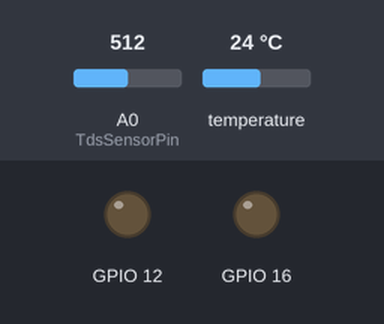
A sketch run on a simulated ESP8266 (NodeMCU). On the bench: output pins drawn as LEDs (lit = HIGH). The test bench sets the inputs (shaded band); at power-on: A0 (TdsSensorPin) = 512, temperature 24 °C. WiFi joins after 1.5 s; servers stay silent unless stated; random numbers use the default seed unless the sketch sets one; what the sketch prints to the serial monitor is not drawn.

Above: at 0.1 s.
At 0.8 s:
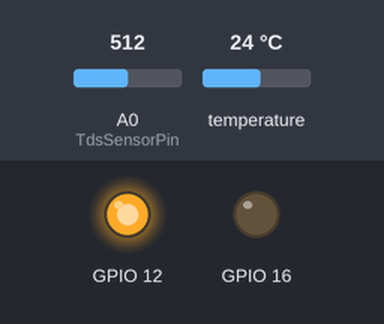
At 11.0 s:
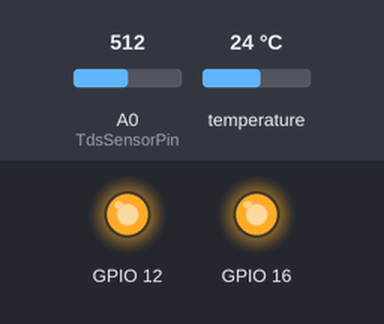
Timing chart, 0 to 12.5 s (numbered marks = the images above):
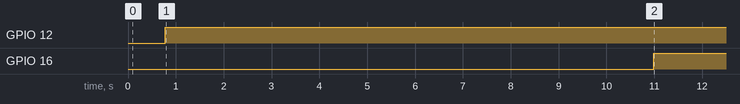

Measured:
- by itself, GPIO 12: LOW → HIGH at 0.78 s
- by itself, GPIO 16: LOW → HIGH at 11.0 s

The sketch:

Kit2.ino
```cpp
#include "Ec_WaterTemp.h"
#include "PH_sensor.h"
#include "ConnectFirebase.h"

long int x = 0;
long int y ;


void setup()
{
 Ec_WaterTemp_Setup();
 Ph_Setup() ;
 FirebaseSetting();
}

void loop()
{
  AnalagRead(); /////////////// İKİ TANE ANALOG OKUMA YAPIYORSUNN!!!!!!!!!!!!!!!!!!!!!
}


void AnalagRead()
{
  y = millis();
  if (y - x <= 10000)
  {
   float a= random(400,500);
   float b= random(350,370);

    Ec_WaterTemp_Loop();
    SendData("NemFlora/Kitler/2/RealTimeData/Ec", Ec_WaterTemp_Loop());
        SendData("NemFlora/Kitler/2/RealTimeData/Nem", a/10 );
        SendData("NemFlora/Kitler/2/RealTimeData/Şeker", b/10 );

  // GetData("NemFlora/Kitler/4/Controls/MotorA") == "1" ?SendData("NemFlora/Kitler/2/RealTimeData/Olgunluk", 1 ):SendData("NemFlora/Kitler/2/RealTimeData/Olgunluk",0);
    Water_Temp_Loop();


  }
  else if (y - x > 10000 && y - x <= 20000)
  {
    float a= random(400,500);
   float b= random(350,370);

   Ph_Loop();
   SendData("NemFlora/Kitler/2/RealTimeData/Ph", Ph_Loop());
   SendData("NemFlora/Kitler/2/RealTimeData/Nem", a/10);
   SendData("NemFlora/Kitler/2/RealTimeData/Şeker", b/10 );
   // GetData("NemFlora/Kitler/4/Controls/MotorA") == "1" ?SendData("NemFlora/Kitler/2/RealTimeData/Olgunluk", 1 ):SendData("NemFlora/Kitler/2/RealTimeData/Olgunluk",0);

   Water_Temp_Loop();

  }

  else {
     //GetData("NemFlora/Kitler/4/Controls/MotorA") == "1" ?SendData("NemFlora/Kitler/2/RealTimeData/Olgunluk", 1 ):SendData("NemFlora/Kitler/2/RealTimeData/Olgunluk",0);


    x = millis();
  }

}
```

ConnectFirebase.h
```cpp
#if defined(ESP32)
#include <WiFi.h>
#include <FirebaseESP32.h>
#elif defined(ESP8266)
#include <ESP8266WiFi.h>
#include <FirebaseESP8266.h>
#endif
#include <addons/RTDBHelper.h>
#define WIFI_SSID "OSMANNURI"
#define WIFI_PASSWORD "321123456"
#define DATABASE_URL "https://lifetree-2-default-rtdb.europe-west1.firebasedatabase.app/"
#define DATABASE_SECRET "xMccUfxCwlzKyU3F3RP5GLo0s73bSV8Flr9cg06F"


FirebaseData fbdo;
FirebaseAuth auth;
FirebaseConfig config;

void FirebaseSetting()
{
  Serial.begin(115200);
  WiFi.begin(WIFI_SSID, WIFI_PASSWORD);
  config.database_url = DATABASE_URL;
  config.signer.tokens.legacy_token = DATABASE_SECRET;
  Firebase.reconnectWiFi(true);
  Firebase.begin(&config, &auth);
}

void SendData(String DataPath, float value)
{
  Firebase.setFloat(fbdo, DataPath , value );
}

String GetData(String DataPath)
{
   int iVal = 0;
   String a = Firebase.getInt(fbdo, DataPath, &iVal) ? String(iVal).c_str() : fbdo.errorReason().c_str();
}
```

EC_WaterTemp.h
```cpp
#include "Water_Temp.h"


#define TdsSensorPin A0
#define VREF 5.0
#define SCOUNT  30

int getMedianNum(int bArray[], int iFilterLen);
int analogBuffer[SCOUNT];
int analogBufferTemp[SCOUNT];
int analogBufferIndex = 0,copyIndex = 0, Ec;
float averageVoltage = 0,tdsValue = 0;

void Ec_WaterTemp_Setup()
{
    Serial.begin(115200);
    pinMode(TdsSensorPin,INPUT);
    pinMode(12,OUTPUT);
    Water_Temp_Setup();
}

float Ec_WaterTemp_Loop()
{
   Water_Temp_Loop();
   digitalWrite(12,HIGH);
   static unsigned long analogSampleTimepoint = millis();
   if(millis()-analogSampleTimepoint > 40U)
   {
     analogSampleTimepoint = millis();
     analogBuffer[analogBufferIndex] = analogRead(TdsSensorPin);
     analogBufferIndex++;
     if(analogBufferIndex == SCOUNT)(analogBufferIndex = 0);
   }
   static unsigned long printTimepoint = millis();
   if(millis()-printTimepoint > 800U)
   {

      printTimepoint = millis();
      for(copyIndex=0;copyIndex<SCOUNT;copyIndex++)
        analogBufferTemp[copyIndex]= analogBuffer[copyIndex];
      averageVoltage = getMedianNum(analogBufferTemp,SCOUNT) * (float)VREF / 1024.0;
      float compensationCoefficient=1.0+0.02*(25-25.0);
      float compensationVolatge=averageVoltage/compensationCoefficient;
      tdsValue=(133.42*compensationVolatge*compensationVolatge*compensationVolatge - 255.86*compensationVolatge*compensationVolatge + 857.39*compensationVolatge)*0.5;

      Serial.print("TDS Value:");
      return Ec = ((tdsValue)*1.2);
      Serial.print(Ec);
      Serial.println("µs/cm");
      Serial.println(water_temp);

   }
}


int getMedianNum(int bArray[], int iFilterLen)
{
      int bTab[iFilterLen];
      for (byte i = 0; i<iFilterLen; i++)
      bTab[i] = bArray[i];
      int i, j, bTemp;
      for (j = 0; j < iFilterLen - 1; j++)
      {
      for (i = 0; i < iFilterLen - j - 1; i++)
          {
        if (bTab[i] > bTab[i + 1])
            {
        bTemp = bTab[i];
            bTab[i] = bTab[i + 1];
        bTab[i + 1] = bTemp;
         }
      }
      }
      if ((iFilterLen & 1) > 0)
    bTemp = bTab[(iFilterLen - 1) / 2];
      else
    bTemp = (bTab[iFilterLen / 2] + bTab[iFilterLen / 2 - 1]) / 2;
      return bTemp;
}
```

PH_sensor.h
```cpp
//#include <Adafruit_GFX.h>
//#include <Adafruit_SSD1306.h>


float calibration_value = 21.34 - 0.7;
int phval = 0;
unsigned long int avgval;
int buffer_arr[10],temp;
float ph_act;


void Ph_Setup()
{

 Serial.begin(112500);
  pinMode(16,OUTPUT);


}
float Ph_Loop() {

digitalWrite(16,HIGH);

 for(int i=0;i<10;i++)
 {
 buffer_arr[i]=analogRead(A0);
 delay(30);
 }
 for(int i=0;i<9;i++)
 {
 for(int j=i+1;j<10;j++)
 {
 if(buffer_arr[i]>buffer_arr[j])
 {
 temp=buffer_arr[i];
 buffer_arr[i]=buffer_arr[j];
 buffer_arr[j]=temp;
 }
 }
 }
 avgval=0;
 for(int i=2;i<8;i++)
 avgval+=buffer_arr[i];
 float volt=(float)avgval*3.3/1024/6;
 return ph_act = -5.70 * volt + calibration_value;

 Serial.print("pH Val: ");
 Serial.println(ph_act);
 delay(1000);
}
```

Water_Temp.h
```cpp
#include <DallasTemperature.h>
#include <OneWire.h>

#define ONE_WIRE_BUS 15
float water_temp;

OneWire oneWire(ONE_WIRE_BUS);
DallasTemperature sensors(&oneWire);

void Water_Temp_Setup()
{
  Serial.begin(115200);
  sensors.begin();
}

void Water_Temp_Loop()
{
  sensors.requestTemperatures();
  water_temp = sensors.getTempCByIndex(0);
  return ;
}
```
